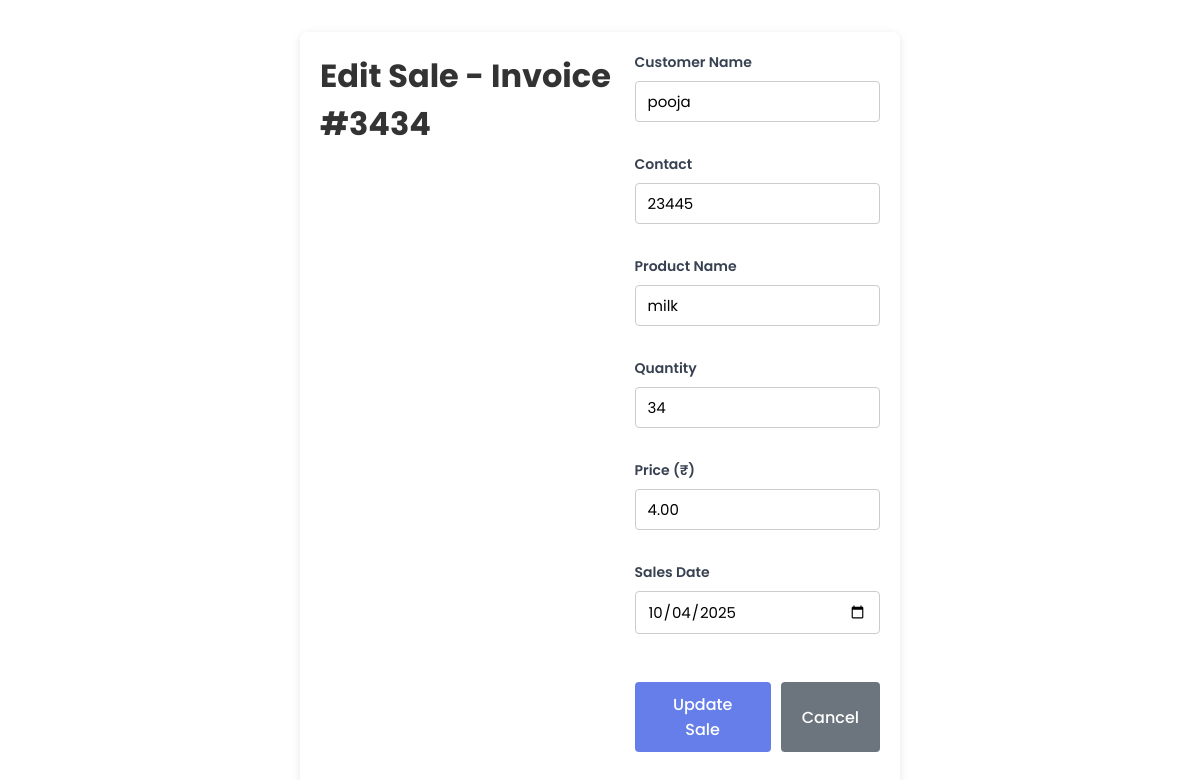
Page /edit-sales.php?invoice=3434 (signed in) on the committed database.
### tables this page shows
CREATE TABLE `tblsales` (
  `ID` int(11) NOT NULL,
  `InvoiceNumber` varchar(50) DEFAULT NULL,
  `CustomerName` varchar(100) DEFAULT NULL,
  `Contact` varchar(20) DEFAULT NULL,
  `ProductName` varchar(100) DEFAULT NULL,
  `Quantity` int(11) DEFAULT NULL,
  `Price` decimal(10,2) DEFAULT NULL,
  `TotalAmount` decimal(10,2) DEFAULT NULL,
  `SalesDate` date DEFAULT NULL,
  `PostingDate` timestamp NOT NULL DEFAULT current_timestamp()
);

### edit-sales.php (the view, shortened to what this page needs)
<?php
include('includes/config.php');
$invoice = mysqli_real_escape_string($con, $_GET['invoice']);
if ($_SERVER['REQUEST_METHOD'] === 'POST') {
    $customerName = mysqli_real_escape_string($con, $_POST['CustomerName']);
    $contact = mysqli_real_escape_string($con, $_POST['Contact']);
    $productName = mysqli_real_escape_string($con, $_POST['ProductName']);
    $quantity = floatval($_POST['Quantity']);
    $price = floatval($_POST['Price']);
    $totalAmount = $quantity * $price;
    $salesDate = mysqli_real_escape_string($con, $_POST['SalesDate']);
    $updateSql = "UPDATE tblsales SET
        CustomerName = '$customerName',
        Contact = '$contact',
        ProductName = '$productName',
        Quantity = $quantity,
        Price = $price,
        TotalAmount = $totalAmount,
        SalesDate = '$salesDate'
        WHERE InvoiceNumber = '$invoice'";
    if (mysqli_query($con, $updateSql)) {
        echo "<script>
            alert('Sale record updated successfully.');
            window.location.href = 'manage_sales.php';
        </script>";
        exit;
    } else {
        $error = "Error updating record: " . mysqli_error($con);
    }
} else {
    $sql = "SELECT * FROM tblsales WHERE InvoiceNumber = '$invoice' LIMIT 1";
    $result = mysqli_query($con, $sql);
    $sale = mysqli_fetch_assoc($result);
}
?>
<!DOCTYPE html>
<html lang="en">
<head>
    <link rel="stylesheet" href="style.css">
    <link rel="stylesheet" href="https://cdnjs.cloudflare.com/ajax/libs/font-awesome/6.4.0/css/all.min.css">
</head>
<body>
    <div class="dashboard-container" style="max-width: 600px; margin: 2rem auto; padding: 20px; background: #fff; border-radius: 8px; box-shadow: 0 2px 8px rgba(0,0,0,0.1);">
        <h1 style="margin-bottom: 1.5rem; color: #333;">Edit Sale - Invoice #<?php echo htmlspecialchars($invoice); ?></h1>
        <form method="POST" action="" style="display: flex; flex-direction: column; gap: 1rem;">
            <div class="form-group" style="display: flex; flex-direction: column;">
                <label for="CustomerName" style="font-weight: 600; margin-bottom: 0.5rem;">Customer Name</label>
                <input type="text" id="CustomerName" name="CustomerName" required value="<?php echo htmlspecialchars($sale['CustomerName']); ?>" style="padding: 8px 12px; border: 1px solid #ccc; border-radius: 4px;">
            </div>
            <div class="form-group" style="display: flex; flex-direction: column;">
                <label for="Contact" style="font-weight: 600; margin-bottom: 0.5rem;">Contact</label>
                <input type="text" id="Contact" name="Contact" required value="<?php echo htmlspecialchars($sale['Contact']); ?>" style="padding: 8px 12px; border: 1px solid #ccc; border-radius: 4px;">
            </div>
            <div class="form-group" style="display: flex; flex-direction: column;">
                <label for="ProductName" style="font-weight: 600; margin-bottom: 0.5rem;">Product Name</label>
                <input type="text" id="ProductName" name="ProductName" required value="<?php echo htmlspecialchars($sale['ProductName']); ?>" style="padding: 8px 12px; border: 1px solid #ccc; border-radius: 4px;">
            </div>
            <div class="form-group" style="display: flex; flex-direction: column;">
                <label for="Quantity" style="font-weight: 600; margin-bottom: 0.5rem;">Quantity</label>
                <input type="number" step="0.01" id="Quantity" name="Quantity" required value="<?php echo htmlspecialchars($sale['Quantity']); ?>" style="padding: 8px 12px; border: 1px solid #ccc; border-radius: 4px;">
            </div>
            <div class="form-group" style="display: flex; flex-direction: column;">
                <label for="Price" style="font-weight: 600; margin-bottom: 0.5rem;">Price (₹)</label>
                <input type="number" step="0.01" id="Price" name="Price" required value="<?php echo htmlspecialchars($sale['Price']); ?>" style="padding: 8px 12px; border: 1px solid #ccc; border-radius: 4px;">
            </div>
            <div class="form-group" style="display: flex; flex-direction: column;">
                <label for="SalesDate" style="font-weight: 600; margin-bottom: 0.5rem;">Sales Date</label>
                <input type="date" id="SalesDate" name="SalesDate" required value="<?php echo htmlspecialchars(date('Y-m-d', strtotime($sale['SalesDate']))); ?>" style="padding: 8px 12px; border: 1px solid #ccc; border-radius: 4px;">
            </div>
            <div style="display: flex; gap: 10px; margin-top: 1rem;">
                <button type="submit" class="btn btn-primary" style="background-color: #667eea; color: white; border: none; padding: 10px 20px; border-radius: 4px; cursor: pointer;">Update Sale</button>
                <a href="manage_sales.php" class="btn btn-secondary" style="background-color: #6c757d; color: white; padding: 10px 20px; border-radius: 4px; text-decoration: none; display: inline-flex; align-items: center; justify-content: center;">Cancel</a>
            </div>
        </form>
    </div>
</body>
</html>

### style.css (style rules this page uses)
* { margin: 0; padding: 0; box-sizing: border-box; font-family: 'Poppins', sans-serif; }
body { margin: 0; padding: 0; font-family: 'Segoe UI', sans-serif; display: flex; justify-content: center; align-items: center; min-height: 100vh; }
.form-group { margin-bottom: 18px; display: flex; flex-direction: column; }
.form-group label { font-size: 14px; color: #333; font-weight: 500; margin-bottom: 8px; }
.form-group input, .form-group textarea { width: 100%; padding: 10px 14px; border: 1px solid #ccc; border-radius: 8px; font-size: 15px; transition: 0.3s; }
button { width: 100%; padding: 10px; background-color: #2c2c54; color: white; border: none; border-radius: 5px; font-weight: bold; cursor: pointer; }
.dashboard-container { display: flex; min-height: 100vh; }
:root { --sidebar-bg: linear-gradient(180deg, #1e293b 0%, #334155 100%); --sidebar-hover: rgba(255, 255, 255, 0.1); --sidebar-active: #3b82f6; --text-primary: #ffffff; --text-secondary: #cbd5e1; --transition: all 0.3s cubic-bezier(0.4, 0, 0.2, 1); }
.form-group { display: flex; flex-direction: column; }
.form-group label { font-weight: 600; color: #374151; margin-bottom: 8px; font-size: 14px; }
.form-group input, .form-group textarea { padding: 12px 16px; border: 1px solid #d1d5db; border-radius: 8px; font-size: 15px; transition: all 0.3s ease; }
.form-group { margin-bottom: 1rem; }
.btn { display: inline-flex; align-items: center; gap: 0.5rem; padding: 0.75rem 1.5rem; border: 1px solid transparent; border-radius: 0.375rem; font-size: 1rem; font-weight: 500; text-decoration: none; cursor: pointer; transition: all 0.2s; }
.btn-primary { background-color: #3b82f6; color: white; border-color: #3b82f6; }

### rows in the picture
tblsales: CustomerName "pooja", Contact "23445", ProductName "milk", Quantity "34", Price "4.00", SalesDate "10/04/2025"

### other values in the picture
$invoice "3434"
